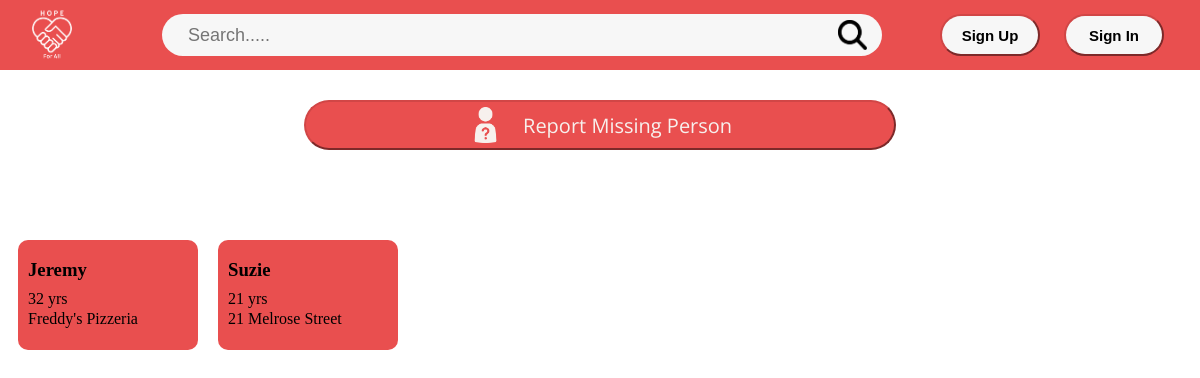
The page / on the database its author committed.
### tables this page shows
CREATE TABLE "Missing" (
	"MID"	INTEGER NOT NULL UNIQUE,
	"ProfilePicture"	BLOB,
	"FirstName"	TEXT NOT NULL,
	"LastName"	TEXT NOT NULL,
	"DOB"	TEXT NOT NULL,
	"Age"	INTEGER NOT NULL,
	"IdentificationMark"	TEXT,
	"Contact"	TEXT NOT NULL,
	"MissingSince"	TEXT NOT NULL,
	"LastKnownLocation"	TEXT,
	"IncidentRelated"	TEXT,
	"Country"	TEXT,
	"ReporterName"	TEXT,
	"ReporterRelation"	TEXT,
	"Additional"	TEXT,
	PRIMARY KEY("MID")
);

### run.py (the view)
@app.route('/')
def index():
    return render_template('index.html', missings = env.getMissing())

### backend/env.py (called while the page is built)
def db_connection():
    conn = db.connect(DB_PATH)
    conn.row_factory = db.Row
    return conn

def getMissing():
    con = db_connection()
    cur = con.cursor()
    cur.execute("SELECT * FROM Missing")
    missings = cur.fetchall()
    cur.close()
    con.close()
    return missings

### templates/index.html (shortened to what this page needs)
<head>
	<link rel="stylesheet" href="{{ url_for('static', filename='index.css') }}">
</head>
<body>
	<div class="banner">
		<img src="{{ url_for('static', filename='ressources/logo-white.png')}}" class="logo"></img>
		<form action="{{ url_for('search') }}" class="search" method="get" style="display: flex;">
			<input type="text" class="searchBar" name="query" placeholder="Search.....">
			<button type="submit" style="background: none; border: none; padding: 0; cursor: pointer;">
				<img src="{{ url_for('static', filename='ressources/search.png') }}" class="searchLogo" alt="Search">
			</button>
		</form>
		<div class="account">
			<div class="signContainer">
				<button onclick="location.href='/register';"><b>Sign Up</b></button>
			</div>
			<div class="loginContainer">
				<button onclick="location.href='/login';"><b>Sign In</b></button>
			</div>
		</div>
		</div>
	<div>
	<div class="reportContainer">
		<button class="report" onclick="location.href='/reportMissing';">
			<img src="{{ url_for('static', filename='ressources/missing.png') }}"></img>
			<label>Report Missing Person</label>
		</button>
	</div>
	<div class="incidents">
			<div class="content">
				{% for missing in missings %}
					<div class="missing-person-card">
						<h3>{{ missing.FirstName }}</h3>
						<div class="info">
							<p>{{ missing.age }} yrs</p>
							<p>{{ missing.LastKnownLocation }}</p>
						</div>
					</div>
				{% endfor %}
			</div>
		</div>
		</div>
</body>

### static/index.css (style rules this page uses)
label { font-family: "Open Sans"; }
body { background-color: #fff; }
button { cursor: pointer; }
.banner { display: flex; justify-content: space-evenly; align-items: center; position: fixed; top: 0px; left: 0px; height: 70px; width: 100%; background-color: #e94f4f; z-index: 10; }
.banner .logo { height: 80%; width: auto; margin-left: 2%; margin-right: 4%; }
.banner .search { display: flex; justify-content: space-between; align-items: center; height: 60%; width: 60%; margin: auto; border-radius: 30px; background-color: #f7f7f7; }
.banner .searchBar { height: 80%; width: 100%; font-size: 18px; margin-right: 2vw; margin-left: 2vw; border: none; outline: none; background-color: #f7f7f7; }
.banner .search button { height: 100%; }
.banner .searchLogo { height: 70%; width: auto; margin-right: 15px; }
.banner .account { display: flex; justify-content: space-between; margin-left: 2vw; margin-right: 3vw; height: 60%; }
.banner .signContainer { margin: auto; margin-right: 2vw; height: 100%; width: 100px; }
.banner .signContainer button { height: 100%; width: 100%; border-radius: 40px; background-color: #f7f7f7; border-color : #d14646; font-size: 15px; }
.banner .loginContainer { margin: auto; height: 100%; width: 100px; }
.banner .loginContainer button { height: 100%; width: 100%; border-radius: 40px; background-color: #f7f7f7; border-color : #d14646; font-size: 15px; }
.reportContainer { display: flex; justify-content: center; align-items: center; margin-top: 100px; position: relative; height: 50px; width: 100%; }
.reportContainer button { display: flex; justify-content: center; align-items: center; height: 100%; width: 50%; border-radius: 50px; background-color: #e94f4f; border-color : #d14646; }
.reportContainer .report img { padding-right: 20px; padding-left: 30px; height: 80%; width: auto; }
.reportContainer .report label { padding-right: 30px; font-size: 20px; color: #F7F0ED; }
.incidents { margin-top: 20px; }
.content { display: flex; flex-wrap: wrap; justify-content: flex-start; }
.content .missing-person-card { background-color: #e94f4f; border-radius: 10px; padding: 0.2px 10px; margin: 10px 10px; margin-top: 70px; height: 110px; width: 160px; }
.content .missing-person-card .info { display: block; margin-top: -10px; }
.content .info p { margin: 2px 0; }

### rows shown on the page
Missing: FirstName "Jeremy", age "32", LastKnownLocation "Freddy's Pizzeria"
Missing: FirstName "Suzie", age "21", LastKnownLocation "21 Melrose Street"
